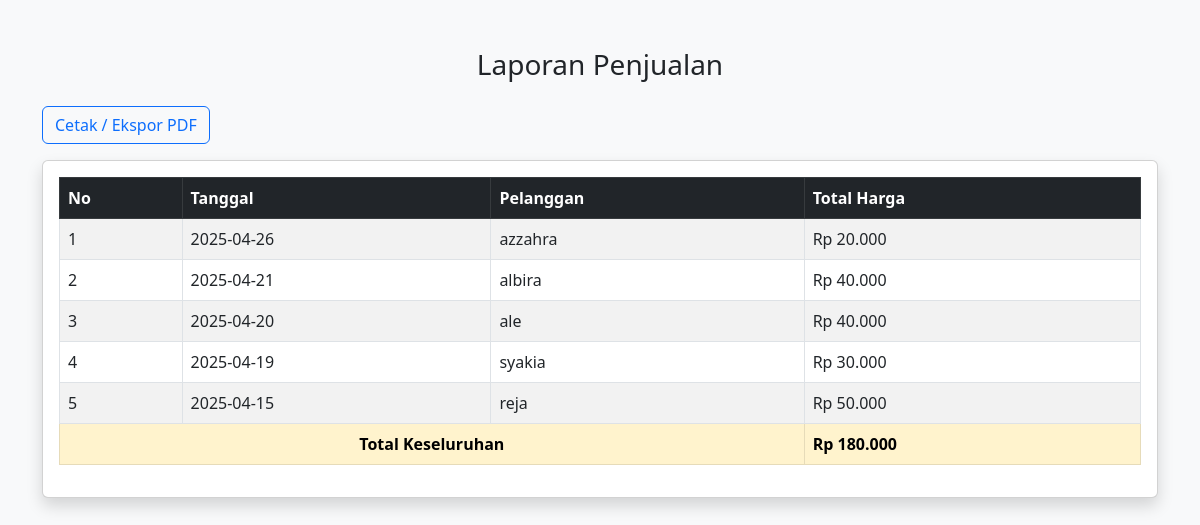
The page /page/laporan.php on the database its author committed.
### tables this page shows
CREATE TABLE `tb_penjualan` (
  `penjualanID` int(11) NOT NULL,
  `tanggalpenjualan` date NOT NULL,
  `totalharga` decimal(10,2) NOT NULL,
  `pelangganID` int(11) NOT NULL
);

CREATE TABLE `tb_pelanggan` (
  `pelangganID` int(11) NOT NULL,
  `namapelanggan` varchar(225) NOT NULL,
  `alamat` text NOT NULL,
  `nomortelepon` varchar(15) NOT NULL
);

### page/laporan.php (the view, shortened to what this page needs)
<?php
$conn = new mysqli("localhost", "root", "albira12345", "dbstokbarang");
$query = "SELECT p.tanggalpenjualan, pl.namapelanggan, p.totalharga
          FROM tb_penjualan p
          JOIN tb_pelanggan pl ON p.pelangganID = pl.pelangganID
          ORDER BY p.tanggalpenjualan DESC, p.penjualanID DESC";
$result = $conn->query($query);
?>
<!DOCTYPE html>
<html lang="id">
<head>
  <link href="https://cdn.jsdelivr.net/npm/bootstrap@5.3.0/dist/css/bootstrap.min.css" rel="stylesheet">
</head>
<body class="bg-light">
  <div class="container mt-5">
    <h3 class="mb-4 text-center">Laporan Penjualan</h3>
    <a href="exportlaporanpdf.php" target="_blank" class="btn btn-outline-primary mb-3">
  <i class="fa fa-file-pdf"></i> Cetak / Ekspor PDF
</a>
    <div class="card shadow">
      <div class="card-body">
        <table class="table table-bordered table-striped">
          <thead class="table-dark">
            <tr>
              <th>No</th>
              <th>Tanggal</th>
              <th>Pelanggan</th>
              <th>Total Harga</th>
            </tr>
          </thead>
          <tbody>
            <?php
            $no = 1;
            $grandTotal = 0;
            while ($tr = $result->fetch_assoc()) {
                $grandTotal += $tr['totalharga'];
            ?>
              <tr>
                <td><?= $no++ ?></td>
                <td><?= $tr['tanggalpenjualan'] ?></td>
                <td><?= $tr['namapelanggan'] ?></td>
                <td>Rp <?= number_format($tr['totalharga'], 0, ',', '.') ?></td>
              </tr>
            <?php } ?>
          </tbody>
          <tfoot>
            <tr class="table-warning">
              <th colspan="3" class="text-center">Total Keseluruhan</th>
              <th>Rp <?= number_format($grandTotal, 0, ',', '.') ?></th>
            </tr>
          </tfoot>
        </table>
      </div>
    </div>
  </div>
</body>
</html>

### rows shown on the page
tb_penjualan: tanggalpenjualan "2025-04-26", pelangganID.namapelanggan "azzahra", totalharga "20.000"
tb_penjualan: tanggalpenjualan "2025-04-21", pelangganID.namapelanggan "albira", totalharga "40.000"
tb_penjualan: tanggalpenjualan "2025-04-20", pelangganID.namapelanggan "ale", totalharga "40.000"
tb_penjualan: tanggalpenjualan "2025-04-19", pelangganID.namapelanggan "syakia", totalharga "30.000"
tb_penjualan: tanggalpenjualan "2025-04-15", pelangganID.namapelanggan "reja", totalharga "50.000"

### other values the page prints
$grandTotal "180.000"
